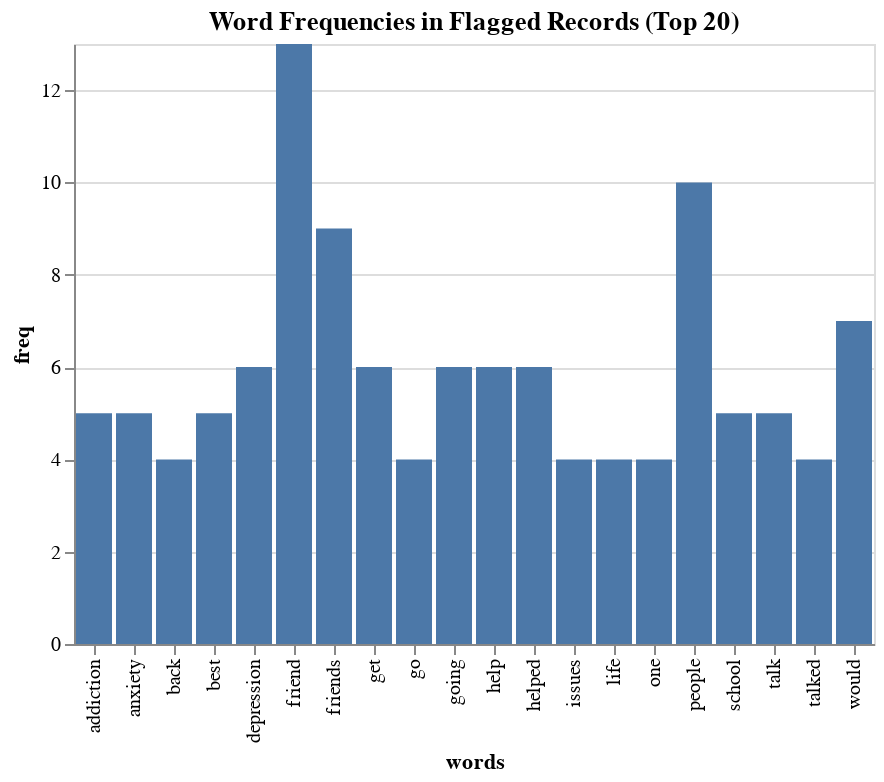

Here is the notebook cell this chart was saved with:
### Code cell
alt.Chart(f_words_df.head(20)).mark_bar().encode(
    x='words',
    y='freq'
).properties(
    title='Word Frequencies in Flagged Records (Top 20)'
)

### Figure 1 — Vega-Lite specification as saved in the notebook (floating-point values rounded to 4 significant figures)
{"config": {"view": {"continuousWidth": 400, "continuousHeight": 300}}, "data": {"name": "data-21d660d97715e42796ba8095419cab3a"}, "mark": "bar", "encoding": {"x": {"field": "words", "type": "nominal"}, "y": {"field": "freq", "type": "quantitative"}}, "title": "Word Frequencies in Flagged Records (Top 20)", "$schema": "https://vega.github.io/schema/vega-lite/v4.17.0.json", "datasets": {"data-21d660d97715e42796ba8095419cab3a": [{"words": "friend", "freq": 13, "tfidf_score_sum": 1.849}, {"words": "people", "freq": 10, "tfidf_score_sum": 0.8779}, {"words": "friends", "freq": 9, "tfidf_score_sum": 1.279}, {"words": "would", "freq": 7, "tfidf_score_sum": 0.5691}, {"words": "going", "freq": 6, "tfidf_score_sum": 1.168}, {"words": "get", "freq": 6, "tfidf_score_sum": 0.8266}, {"words": "helped", "freq": 6, "tfidf_score_sum": 0.8268}, {"words": "depression", "freq": 6, "tfidf_score_sum": 1.311}, {"words": "help", "freq": 6, "tfidf_score_sum": 0.6221}, {"words": "addiction", "freq": 5, "tfidf_score_sum": 0.8524}, {"words": "talk", "freq": 5, "tfidf_score_sum": 0.6828}, {"words": "anxiety", "freq": 5, "tfidf_score_sum": 0.791}, {"words": "best", "freq": 5, "tfidf_score_sum": 1.044}, {"words": "school", "freq": 5, "tfidf_score_sum": 0.7978}, {"words": "life", "freq": 4, "tfidf_score_sum": 0.5372}, {"words": "talked", "freq": 4, "tfidf_score_sum": 0.4906}, {"words": "issues", "freq": 4, "tfidf_score_sum": 0.786}, {"words": "go", "freq": 4, "tfidf_score_sum": 0.4263}, {"words": "back", "freq": 4, "tfidf_score_sum": 0.4143}, {"words": "one", "freq": 4, "tfidf_score_sum": 0.6442}]}}
